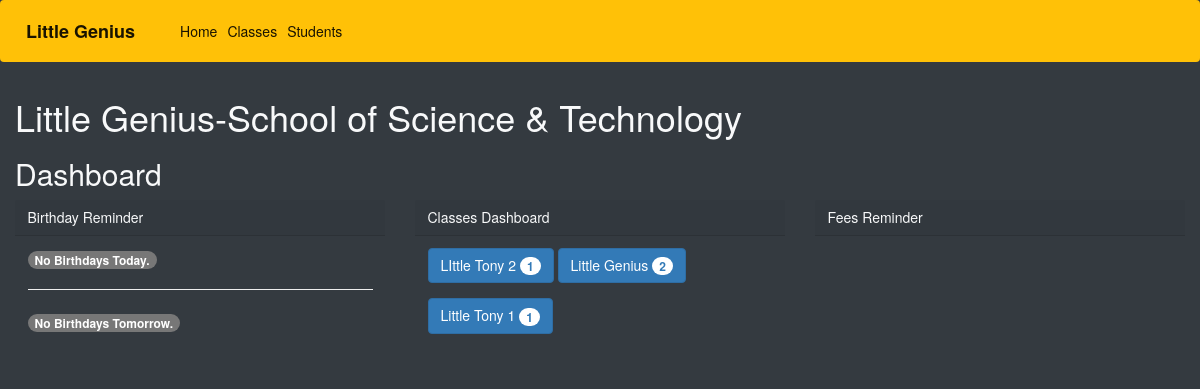
The page / on the database its author committed.
### genius/models.py (models this page shows, shortened)
class Create_Class(models.Model):
    created_by = models.ForeignKey(
        User, on_delete=models.SET_NULL, null=True, default=1)
    class_name = models.CharField(max_length=150, null=True)
    from_choice = (
        ('Mon', 'Monday'),
        ('Tue', 'Tuesday'),
        ('Wed', 'Wednesday'),
        ('Thu', 'Thursday'),
        ('Fri', 'Friday'),
        ('Sat', 'Saturday'),
        ('Sun', 'Sunday'),
    )
    from_days = models.CharField(max_length=10, choices=from_choice)
    to_days = models.CharField(max_length=10, choices=from_choice)
    from_time = models.TimeField()
    to_time = models.TimeField()
    created_on = models.DateTimeField(auto_now=True)

### genius/views.py (the view)
# urls.py: path('', home, name='home'),
def home(request):
    fieldname = 'class_name'
    to_bday, tmr_bday = Birthday_alert()
    objs = Create_Class.objects.values(fieldname).order_by(
        fieldname).annotate(the_count=Count(fieldname))
    template_name = 'genius/home.html'
    context = {'head_title': "Little Genius",
               'data': 'Little Genius-School of Science & Technology',
               'count': objs,
               'tmr':tmr_bday,
               'to':to_bday,
               }
    return render(request, template_name, context)

### genius/views.py (called while the page is built, shortened)
def Birthday_alert():
    datetime_now = timezone.now()
    now_day, now_month = datetime_now.day, datetime_now.month
    datetime_tomorrow = datetime_now + timedelta(days=1)
    tomorrow_day, tomorrow_month = datetime_tomorrow.day, datetime_tomorrow.month
    std_today = Students.objects.filter(dob__day=now_day, dob__month=now_month)
    std_tmr = Students.objects.filter(dob__day=tomorrow_day, dob__month=tomorrow_month)
    tday=[]
    tmr=[]
    return (tday,tmr)

### genius/templates/genius/home.html (shortened to what this page needs)
{% extends 'base.html' %}
{% block content %}
    <h1 class='head font-weight-light'>{{data}}</h1>
    <h2 class='head font-weight-light'>Dashboard</h2>
    <div class="row">
        <div class="col">
            <div class="card-dark">
                    <div class="card-header">Birthday Reminder
                    </div>
                    <div class= "card-body scrollspy">
                        {% if to %}
                            <span class="badge badge-danger">Name:{{to.name}}<br>Course:{{to.course}}
                            <br>DOB:{{to.dob}}<br>Contact:{{to.contact}}
                            </span>
                        {% else %}
                            <span class="badge badge-danger">No Birthdays Today.</span>
                        {% endif %}
                        <hr>
                        {% if tmr %}
                            <span class="badge badge-warning">Name:{{tmr.name}}<br>Course:{{tmr.course}}
                            <br>DOB:{{tmr.dob}}<br>Contact:{{tmr.contact}}
                            </span>
                        {% else %}
                            <span class="badge badge-warning">No Birthdays Tomorrow.</span>
                        {% endif %}
                    </div>
            </div>
        </div>
        <div class="col">
            <div class="card-dark">
                <div class="card-header">Classes Dashboard
                </div>
                <div class= "card-body scrollspy">
                    {% for x in count %}
                    <button type="button disbaled" class="btn btn-primary mb-4">
                     {{x.class_name}} <span class="badge badge-light">{{x.the_count}}</span>
                    </button>
                    {% endfor %}
                </div>
            </div>
        </div>
        <div class="col">
            <div class="card-dark">
                <div class="card-header">Fees Reminder
                </div>
                <div class= "card-body">
                </div>
            </div>
        </div>
    </div>
{% endblock content %}

### rows shown on the page
Create_Class: class_name "LIttle Tony 2", the_count "1"
Create_Class: class_name "Little Tony 1", the_count "1"

### other values the page prints
{{ data }} "Little Genius-School of Science & Technology"
{{ x.class_name }} "Little Genius"
{{ x.the_count }} "2"
